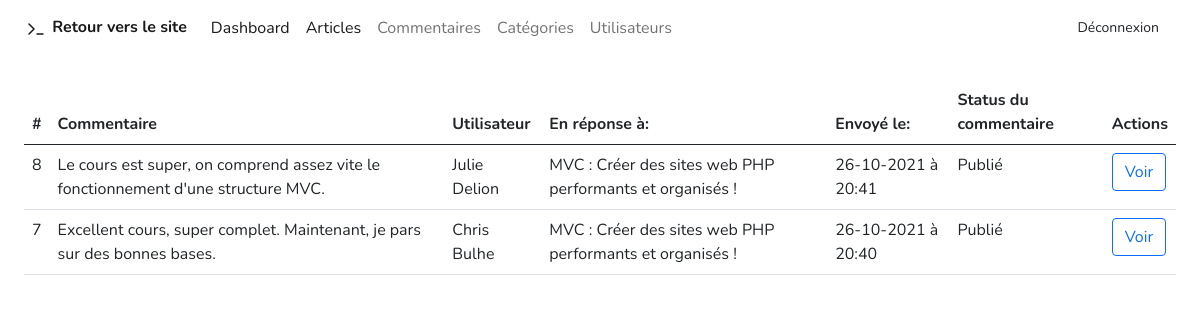
The page /admin/commentaires (signed in) on the database its author committed.
### tables this page shows
CREATE TABLE `Commentaires` (
  `commentaire_id` int(11) NOT NULL,
  `contenu` varchar(255) NOT NULL,
  `date_posted` timestamp NOT NULL DEFAULT CURRENT_TIMESTAMP ON UPDATE CURRENT_TIMESTAMP,
  `user_id` int(11) NOT NULL,
  `article_id` int(11) NOT NULL,
  `comment_status` int(11) NOT NULL DEFAULT '0'
);

CREATE TABLE `Users` (
  `user_id` int(11) NOT NULL,
  `user_firstname` varchar(255) NOT NULL,
  `user_lastname` varchar(255) NOT NULL,
  `user_email` varchar(255) NOT NULL,
  `user_password` varchar(255) NOT NULL,
  `user_role` int(11) NOT NULL
);

CREATE TABLE `Articles` (
  `article_id` int(11) NOT NULL,
  `article_title` varchar(100) NOT NULL,
  `article_excerpt` varchar(1000) NOT NULL,
  `article_content` varchar(5000) NOT NULL,
  `date_creation` timestamp NULL DEFAULT CURRENT_TIMESTAMP,
  `date_modification` timestamp NULL DEFAULT CURRENT_TIMESTAMP,
  `category_id` int(11) DEFAULT NULL,
  `user_id` int(11) DEFAULT NULL
);

### controllers/backend/Comments.php (called while the page is built, shortened)
<?php
require_once "models/CommentManager.class.php";
class Comments
{
    private $CommentManager;
    public function __construct()
    {
        $this->CommentManager = new CommentManager;
    }
    public function afficherCommentaires()
    {
        $comments = $this->CommentManager->getComments();
        require "views/back/adminComments.view.php";
    }
}

### models/Model.class.php (called while the page is built, shortened)
<?php
abstract class Model
{
    private static $pdo;
    private static function setBdd()
    {
        self::$pdo = new PDO("mysql:host=".HOST_NAME.";dbname=".DATABASE_NAME .";charset=utf8", USER_NAME, PASSWORD);
        self::$pdo->setAttribute(PDO::ATTR_ERRMODE, PDO::ERRMODE_WARNING);
    }
    protected function getBdd()
    {
        return self::$pdo;
    }
}

### models/CommentManager.class.php (called while the page is built, shortened)
<?php
require_once "Model.class.php";
class CommentManager extends Model
{
    public function getComments()
    {
        $req = $this->getBdd()->prepare("
        SELECT * FROM commentaires
        INNER JOIN Users on commentaires.user_id = Users.user_id
        INNER JOIN articles on commentaires.article_id = articles.article_id
        ORDER BY date_posted DESC
      ");
        $req->execute();
        $comments = $req->fetchAll(PDO::FETCH_ASSOC);
        return $comments;
    }
}

### views/back/adminComments.view.php (the view, shortened to what this page needs)
<?php include 'views/back/headerAdmin.php'; ?>
<section class="px-4 py-4">
    <div class="table-responsive">
        <table class="table">
            <thead>
            <tr>
                <th scope="col">#</th>
                <th scope="col">Commentaire</th>
                <th scope="col">Utilisateur</th>
                <th scope="col">En réponse à:</th>
                <th scope="col">Envoyé le:</th>
                <th scope="col">Status du commentaire</th>
                <th>Actions</th>
            </tr>
            </thead>
            <tbody>
            <?php foreach ($comments as $comment): ?>
                <tr>
                    <td><?php echo $comment['commentaire_id']; ?></td>
                    <td><?php echo $comment['contenu']; ?></td>
                    <td><?php echo $comment['user_firstname'] . ' ' . $comment['user_lastname']; ?></td>
                    <td><?php echo $comment['article_title']; ?></td>
                    <td><?php echo date('d-m-Y', strtotime($comment['date_posted'])); ?>
                        à <?php echo date("H:i", strtotime($comment['date_posted'])); ?></td>
                    <td>
                        <?php if ($comment['comment_status'] == 1) : ?>
                            <?php echo "Publié"; ?>
                        <?php else : ?>
                            <?php echo "Non publié"; ?>
                        <?php endif; ?>
                    </td>
                    <td>
                        <a href="<?= URL ?>admin/commentaires/afficherCommentaire/<?= $comment['commentaire_id']; ?>"
                           class="btn btn-outline-blue">Voir</a>
                    </td>
                </tr>
            <?php endforeach; ?>
            </tbody>
        </table>
    </div>
</section>
<?php include 'views/back/footerAdmin.php'; ?>

### rows shown on the page
commentaires: commentaire_id "8", contenu "Le cours est super, on comprend assez vite le fonctionnement d'une structure MVC.", user.user_firstname "Julie", user.user_lastname "Delion", article.article_title "MVC : Créer des sites web PHP performants et organisés !", date_posted "26-10-2021", date_posted "20:41", comment_status "Publié"
commentaires: commentaire_id "7", contenu "Excellent cours, super complet. Maintenant, je pars sur des bonnes bases.", user.user_firstname "Chris", user.user_lastname "Bulhe", article.article_title "MVC : Créer des sites web PHP performants et organisés !", date_posted "26-10-2021", date_posted "20:40", comment_status "Publié"
